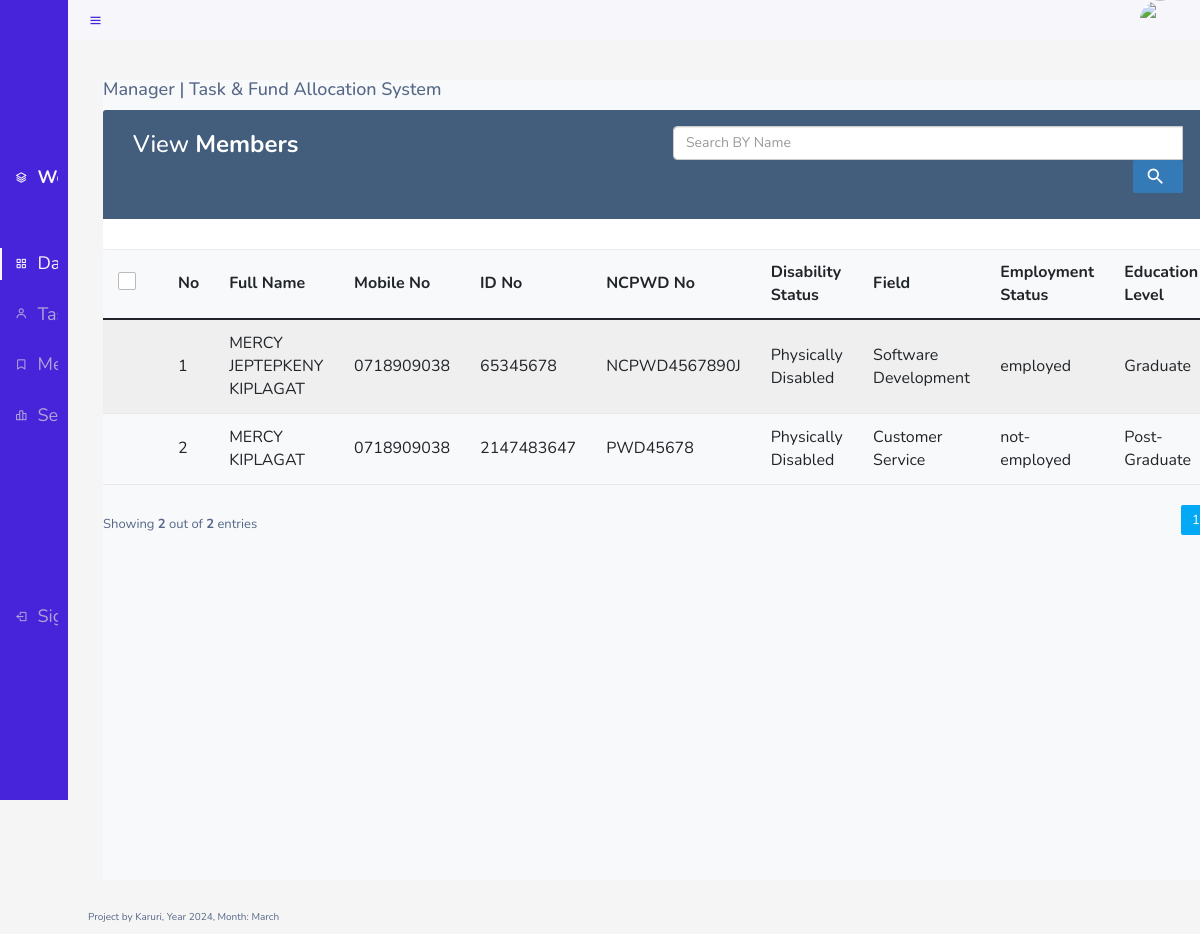
The app's page /staff/members.php (signed in) with its own data.
### tables this page shows
CREATE TABLE `user_list` (
  `user_id` int(11) NOT NULL,
  `fullname` varchar(255) NOT NULL,
  `username` varchar(255) NOT NULL,
  `password` varchar(255) NOT NULL,
  `type` tinyint(1) NOT NULL DEFAULT 0,
  `status` tinyint(1) NOT NULL DEFAULT 0,
  `date_created` timestamp NOT NULL DEFAULT current_timestamp(),
  `email` varchar(255) NOT NULL,
  `mobile` varchar(255) NOT NULL,
  `employment` varchar(255) NOT NULL,
  `job_title` varchar(255) NOT NULL,
  `field` varchar(255) NOT NULL,
  `education` varchar(255) NOT NULL,
  `disability` varchar(255) NOT NULL,
  `experience` varchar(255) NOT NULL,
  `id_no` int(11) NOT NULL,
  `ncpwd_no` varchar(255) NOT NULL
);

### staff/members.php (the view, shortened to what this page needs)
<?php include 'head.php'?>
<!DOCTYPE html>
<html>
<head>
<link rel="stylesheet" href="https://maxcdn.bootstrapcdn.com/font-awesome/4.7.0/css/font-awesome.min.css">
<link rel="stylesheet" href="https://maxcdn.bootstrapcdn.com/bootstrap/3.3.7/css/bootstrap.min.css">
<link rel="stylesheet" href="./css1/tables.css">
<?php include 'header.php'?>
    <div class="container">
		<div class="table-responsive">
			<?php include 'menu.php'?>
			<div class="table-wrapper">
				<div class="table-title">
					<div class="row">
						<div class="col-xs-6">
							<h2>View <b>Members</b></h2>
						</div>
						<div class="col-xs-6">
							<form action="<?php echo $_SERVER['PHP_SELF']; ?>" method="GET">
							  <div class="input-group">
							    <input type="text" class="form-control" placeholder="Search BY Name" name="query">
							    <div class="input-group-append">
							      <button class="btn btn-primary" type="submit">
							        <i class="material-icons">search</i>
							      </button>
							    </div>
							  </div>
							</form>
						</div>
					</div>
					</div>
				</div>
				<table class="table table-striped table-hover">
					<thead>
						<tr>
							<th>
								<span class="custom-checkbox">
									<label for="selectAll"></label>
								</span>
							</th>
							<th>No</th>
							<th>Full Name</th>
							<th>Mobile No</th>
							<th>ID No</th>
							<th>NCPWD No</th>
							<th>Disability Status</th>
							<th>Field</th>
							<th>Employment Status</th>
							<th>Education Level</th>
						</tr>
					</thead>
					<tbody> <?php
							$recordsPerPage = 5;
							$page = isset($_GET['page']) && is_numeric($_GET['page']) ? $_GET['page'] : 1;
							$sqlTotal = "SELECT COUNT(user_id) AS total FROM user_list";
							$resultTotal = $conn->query($sqlTotal);
							$rowTotal = $resultTotal->fetch_assoc();
							$totalRecords = $rowTotal['total'];
							$offset = ($page - 1) * $recordsPerPage;
							$totalPages = ceil($totalRecords / $recordsPerPage);
						     $sql = "SELECT * FROM user_list LIMIT $offset, $recordsPerPage";
						    $result = $conn->query($sql);
						    if ($result->num_rows > 0) {
						    	 $count = 1;
						        while($row = $result->fetch_assoc()) {
						    ?>
						            <tr>
						                <td>
						                   <td><?php echo $count; ?></td>
						                </td>
						                <td><?php echo $row["fullname"]; ?></td>
						                <td><?php echo $row["mobile"]; ?></td>
						                <td><?php echo $row["id_no"]; ?></td>
						                 <td><?php echo $row["ncpwd_no"]; ?></td>
						                <td>
										    <?php
										    if ($row["disability"] == 0) {
										        echo "Physically Disabled";
										    } else {
										        echo "Mentally Disabled";
										    }
										    ?>
										</td>
						                <td><?php echo $row["field"]; ?></td>
						                 <td><?php echo $row["employment"]; ?></td>
						                <td><?php echo $row["education"]; ?></td>
						            </tr>
						    <?php
						    	$count++;
						        }
						    } else {
						        echo "<tr><td colspan='6'>No records found</td></tr>";
						    }
						    ?>
					</tbody>
				</table>
				<div class="clearfix"><?php
					echo '<div class="hint-text">Showing <b>' . min(($page - 1) * $recordsPerPage + $result->num_rows, $totalRecords) . '</b> out of <b>' . $totalRecords . '</b> entries</div>';
					echo '<ul class="pagination">';
					for ($i = 1; $i <= $totalPages; $i++) {
					    echo '<li class="page-item ' . ($page == $i ? 'active' : '') . '"><a href="?page=' . $i . '" class="page-link">' . $i . '</a></li>';
					}
					echo '</ul>'; ?>
				</div>
			</div>
		</div>
   <?php include 'footer.php'?>

### staff/css1/menubar.css (style rules this page uses)
:root { --header-height: 3rem;--nav-width: 68px;--first-color: #4723D9;--first-color-light: #AFA5D9;--white-color: #F7F6FB;--body-font: 'Nunito', sans-serif;--normal-font-size: 1rem;--z-fixed: 100 }
*,::before,::after { box-sizing: border-box }
body { position: relative;margin: var(--header-height) 0 0 0;padding: 0 1rem;font-family: var(--body-font);font-size: var(--normal-font-size);transition: .5s }
a { text-decoration: none }
.active { color: var(--white-color) }
.active::before { content: '';position: absolute;left: 0;width: 2px;height: 32px;background-color: var(--white-color) }
@media screen and (min-width: 768px) { body { margin: calc(var(--header-height) + 1rem) 0 0 0;padding-left: calc(var(--nav-width) + 2rem) } }

### staff/css1/tables.css (style rules this page uses)
body { color: #566787; background: #f5f5f5; font-family: 'Varela Round', sans-serif; font-size: 13px; }
.table-responsive { margin: 30px 0; }
.table-wrapper { min-width: 1000px; background: #fff; padding: 20px 25px; border-radius: 3px; box-shadow: 0 1px 1px rgba(0,0,0,.05); }
.table-title { padding-bottom: 15px; background: #435d7d; color: #fff; padding: 16px 30px; margin: -20px -25px 10px; border-radius: 3px 3px 0 0; }
.table-title h2 { margin: 5px 0 0; font-size: 24px; }
.table-title .btn { color: #fff; float: right; font-size: 13px; border: none; min-width: 50px; border-radius: 2px; border: none; outline: none !important; margin-left: 10px; }
.table-title .btn i { float: left; font-size: 21px; margin-right: 5px; }
table.table tr th, table.table tr td { border-color: #e9e9e9; padding: 12px 15px; vertical-align: middle; }
table.table tr th:first-child { width: 60px; }
table.table tr th:last-child { width: 100px; }
table.table-striped tbody tr:nth-of-type(odd) { background-color: #fcfcfc; }
.pagination { float: right; margin: 0 0 5px; }
.pagination li a { border: none; font-size: 13px; min-width: 30px; min-height: 30px; color: #999; margin: 0 2px; line-height: 30px; border-radius: 2px !important; text-align: center; padding: 0 6px; }
.pagination li.active a, .pagination li.active a.page-link { background: #03A9F4; }
.hint-text { float: left; margin-top: 10px; font-size: 13px; }
.custom-checkbox { position: relative; }
.custom-checkbox label:before { width: 18px; height: 18px; }
.custom-checkbox label:before { content: ''; margin-right: 10px; display: inline-block; vertical-align: text-top; background: white; border: 1px solid #bbb; border-radius: 2px; box-sizing: border-box; z-index: 2; }

### records on screen
user_list: fullname "MERCY JEPTEPKENY KIPLAGAT", mobile "0718909038", id_no "65345678", ncpwd_no "NCPWD4567890J", disability "Physically Disabled", field "Software Development", employment "employed", education "Graduate", experience "2"
user_list: fullname "MERCY KIPLAGAT", mobile "0718909038", id_no "2147483647", ncpwd_no "PWD45678", disability "Physically Disabled", field "Customer Service", employment "not-employed", education "Post-Graduate"

### other values on screen
$totalRecords "2"
